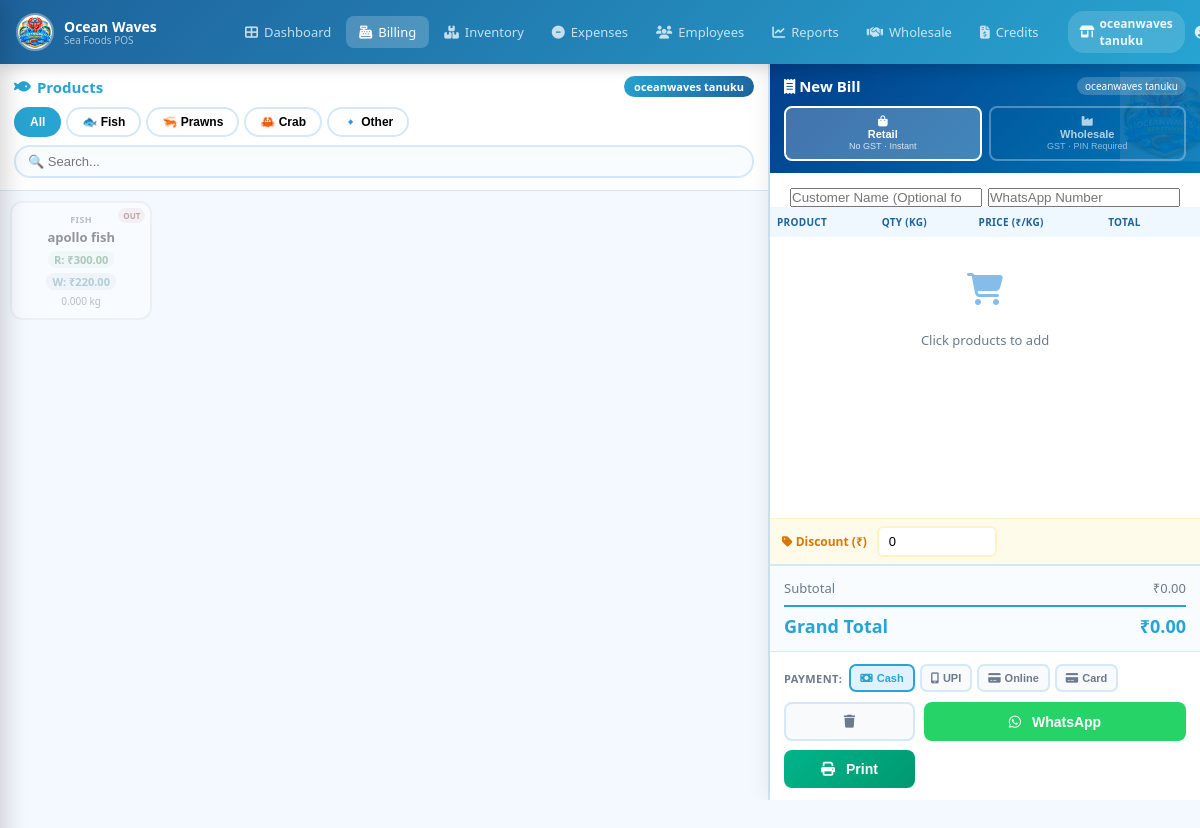
Page /billing/ (signed in) on the committed database.
### pos/models.py (models this page shows, shortened)
class UserProfile(models.Model):
    ROLE_CHOICES = [
        ('SUPERADMIN', 'Super Admin'),   # sees everything across all stores
        ('SUBADMIN',   'Sub-Admin'),     # restricted admin permissions
        ('OWNER',      'Store Owner'),   # full access within assigned store
        ('STAFF',      'Staff'),         # billing + inventory in assigned store
        ('AREAMANAGER','Area Manager'),   # approves wholesale bills via OTP
        ('WHOLESALE_EXEC', 'Wholesale Executive'), # manage 4-5 stores, stock + wholesale approval
    ]
    user      = models.OneToOneField(User, on_delete=models.CASCADE, related_name='profile')
    role      = models.CharField(max_length=20, choices=ROLE_CHOICES, default='STAFF')
    store     = models.ForeignKey(Store, on_delete=models.SET_NULL, null=True, blank=True,
                                  related_name='staff')
    phone          = models.CharField(max_length=20, blank=True, help_text='Contact phone number')
    approval_pin   = models.CharField(max_length=128, blank=True, help_text='Hashed 4-6 digit approval PIN for wholesale approvals')
    is_active = models.BooleanField(default=True)
    permissions = models.JSONField(default=dict, blank=True, help_text='Restricted permissions for SUBADMIN')
    expires_at  = models.DateTimeField(null=True, blank=True, help_text='For temporary roles, access expires after this date')
    @property
    def is_superadmin(self):
        return self.role == 'SUPERADMIN'
    @property
    def has_expired(self):
        if self.expires_at and timezone.now() > self.expires_at:
            return True
        return False

class Store(models.Model):
    name             = models.CharField(max_length=200)
    address          = models.TextField(blank=True)
    phone            = models.CharField(max_length=20, blank=True)
    whatsapp_number  = models.CharField(max_length=20, blank=True, help_text='Store WhatsApp number for sending bills (e.g. 919876543210)')
    email            = models.EmailField(blank=True)
    gstin            = models.CharField(max_length=20, blank=True, verbose_name="GSTIN")
    is_active        = models.BooleanField(default=True)
    created_at       = models.DateTimeField(auto_now_add=True)
    class Meta:
        ordering = ['name']

class Product(models.Model):
    CATEGORY_CHOICES = [
        ('FISH',   'Fish'),
        ('PRAWNS', 'Prawns'),
        ('CRAB',   'Crab'),
        ('OTHER',  'Other'),
    ]
    store            = models.ForeignKey(Store, on_delete=models.CASCADE, related_name='products')
    name             = models.CharField(max_length=200)
    barcode          = models.CharField(max_length=100, blank=True, help_text='Barcode number')
    category         = models.CharField(max_length=20, choices=CATEGORY_CHOICES, default='FISH')
    retail_price     = models.DecimalField(max_digits=10, decimal_places=2,
                                           help_text="Selling price for RETAIL (per kg)")
    wholesale_price  = models.DecimalField(max_digits=10, decimal_places=2,
                                           help_text="Selling price for WHOLESALE (per kg)")
    cost_price       = models.DecimalField(max_digits=10, decimal_places=2,
                                           help_text="Purchase / cost price (per kg)")
    stock_quantity   = models.DecimalField(max_digits=10, decimal_places=3, default=0)
    low_stock_alert  = models.DecimalField(max_digits=10, decimal_places=3, default=5,
                                           help_text="Alert threshold in kg")
    is_active        = models.BooleanField(default=True)
    created_at       = models.DateTimeField(auto_now_add=True)
    updated_at       = models.DateTimeField(auto_now=True)
    @property
    def is_low_stock(self):
        return 0 < self.stock_quantity <= self.low_stock_alert
    @property
    def is_out_of_stock(self):
        return self.stock_quantity <= 0
    class Meta:
        ordering = ['category', 'name']

### pos/views.py (the view)
# urls.py: path('billing/',                      views.billing,    name='billing'),
@login_required
@require_profile
def billing(request):
    profile = get_profile(request.user)
    store   = profile.store
    if not store:
        messages.error(request, 'Not assigned to a store.')
        return redirect('dashboard')
    products = Product.objects.filter(store=store, is_active=True).order_by('category', 'name')
    from .models import WholesaleCustomer
    w_customers = WholesaleCustomer.objects.all()
    return render(request, 'pos/billing.html', {
        'products': products,
        'store': store,
        'profile': profile,
        'wholesale_customers': w_customers
    })

### pos/models.py (called while the page is built)
    @property
    def has_unpaid_credit(self):
        return self.credit_records.filter(is_paid=False).exists()

### pos/views.py (called while the page is built)
def get_profile(user):
    try:
        return user.profile
    except UserProfile.DoesNotExist:
        if user.is_superuser:
            return UserProfile.objects.create(user=user, role='SUPERADMIN')
        return None

def require_profile(view_fn):
    from functools import wraps
    @wraps(view_fn)
    def inner(request, *args, **kwargs):
        p = get_profile(request.user)
        if not p:
            from django.contrib.auth import logout
            logout(request)
            messages.error(request, 'Your account has no role assigned. Contact admin.')
            return redirect('login')
        if p.has_expired:
            from django.contrib.auth import logout
            request.session.flush()
            logout(request)
            messages.error(request, 'Your temporary access role has expired.')
            return redirect('login')
        return view_fn(request, *args, **kwargs)
    return inner

### pos/templates/pos/billing.html (shortened to what this page needs)
{% extends 'pos/base.html' %}
{% load static %}
{% block extra_css %}<link rel="stylesheet" href="{% static 'pos/css/billing.css' %}">{% endblock %}
{% block content %}
<div class="billing-layout">
  <div class="prod-panel" id="billingProdPanel">
    <div class="prod-panel-hdr">
      <div class="pph-top">
        <h2><i class="fas fa-fish"></i> Products</h2>
        <span class="store-tag">{{ store.name }}</span>
      </div>
      <div class="cat-filters">
        <button class="cf active" data-cat="ALL">All</button>
        <button class="cf" data-cat="FISH">🐟 Fish</button>
        <button class="cf" data-cat="PRAWNS">🦐 Prawns</button>
        <button class="cf" data-cat="CRAB">🦀 Crab</button>
        <button class="cf" data-cat="OTHER">🔹 Other</button>
      </div>
      <input type="text" id="prodSearch" class="prod-search" placeholder="🔍 Search..." oninput="filterProds()">
    </div>
    <div class="prod-grid" id="prodGrid">
      {% for p in products %}
      <div class="prod-tile {% if p.is_out_of_stock %}oos{% elif p.is_low_stock %}low{% endif %}"
           data-id="{{ p.id }}" data-name="{{ p.name|escapejs }}"
           data-retail="{{ p.retail_price }}" data-ws="{{ p.wholesale_price }}"
           data-stock="{{ p.stock_quantity }}" data-cat="{{ p.category }}"
           onclick="addToCart(this)">
        <div class="pt-cat">{{ p.get_category_display }}</div>
        <div class="pt-name">{{ p.name }}</div>
        <div class="pt-prices">
          <span class="pt-retail">R: ₹{{ p.retail_price }}</span>
          <span class="pt-ws">W: ₹{{ p.wholesale_price }}</span>
        </div>
        <div class="pt-stock {% if p.is_low_stock %}low{% endif %}">{{ p.stock_quantity }} kg</div>
        {% if p.is_out_of_stock %}<div class="pt-badge oos-badge">Out</div>
        {% elif p.is_low_stock %}<div class="pt-badge low-badge">Low</div>{% endif %}
      </div>
      {% empty %}
      <div class="no-prods"><i class="fas fa-fish"></i>
        <p>No products.<br><a href="{% url 'inventory' %}">Add products →</a></p></div>
      {% endfor %}
    </div>
  </div>
  <div class="bill-panel" id="billingBillPanel">
    <div class="bill-hdr">
      <div class="wm-logo"><img src="{% static 'pos/images/logo.jpg' %}" alt=""></div>
      <div class="bh-top">
        <h2><i class="fas fa-receipt"></i> New Bill</h2>
        <span class="store-tag-sm">{{ store.name }}</span>
      </div>
      <div class="bill-type-btns">
        <button class="btb active" id="btnRetail" onclick="setBillType('RETAIL')">
          <i class="fas fa-shopping-bag"></i> Retail
          <small>No GST · Instant</small>
        </button>
        <button class="btb" id="btnWS" onclick="setBillType('WHOLESALE')">
          <i class="fas fa-industry"></i> Wholesale
          <small>GST · PIN Required</small>
        </button>
      </div>
    </div>
    <div class="customer-info-box" style="padding: 15px 20px 0;">
      <div class="wf-grid">
        <input type="text" id="custName" list="wsCustomers" placeholder="Customer Name (Optional for Retail)" oninput="fillCustomerData()">
        <input type="text" id="custPhone" placeholder="WhatsApp Number">
      </div>
    </div>
    <div class="cart-wrap">
      <table class="cart-tbl">
        <thead><tr><th>Product</th><th>Qty (kg)</th><th>Price (₹/kg)</th><th>Total</th><th></th></tr></thead>
        <tbody id="cartBody">
        </tbody>
      </table>
    </div>
    <div class="discount-row">
      <label><i class="fas fa-tag"></i> Discount (₹)</label>
      <input type="number" id="discountAmt" min="0" step="0.01" value="0" oninput="recalc()">
    </div>
    <div class="bill-totals">
      <div class="bt-row"><span>Subtotal</span><span id="subtotalVal">₹0.00</span></div>
      <div class="bt-row grand"><span>Grand Total</span><span id="grandVal">₹0.00</span></div>
    </div>
    <div class="bill-footer">
      <div class="pay-mode">
        <span>Payment:</span>
        <button class="pm active" data-m="CASH"   onclick="setPayment('CASH',this)"><i class="fas fa-money-bill"></i> Cash</button>
        <button class="pm"        data-m="UPI"    onclick="setPayment('UPI',this)"><i class="fas fa-mobile-alt"></i> UPI</button>
        <button class="pm"        data-m="ONLINE" onclick="setPayment('ONLINE',this)"><i class="fas fa-credit-card"></i> Online</button>
        <button class="pm"        data-m="CARD"   onclick="setPayment('CARD',this)"><i class="fas fa-credit-card"></i> Card</button>
      </div>
      <div class="bill-btns">
        <button class="btn-clear" onclick="clearCart()"><i class="fas fa-trash"></i></button>
        <button class="btn-save" style="background:#25D366; color:white; border-color:#25D366;" onclick="saveBill('whatsapp')"><i class="fab fa-whatsapp"></i> &nbsp;WhatsApp</button>
        <button class="btn-save" onclick="saveBill('print')"><i class="fas fa-print"></i> &nbsp;Print</button>
      </div>
    </div>
  </div>
</div>
{% endblock %}

### pos/templates/pos/base.html (shortened to what this page needs)
{% load static %}
<!DOCTYPE html>
<html lang="en">
<head>
<link rel="stylesheet" href="{% static 'pos/css/style.css' %}">
<link rel="stylesheet" href="https://cdnjs.cloudflare.com/ajax/libs/font-awesome/6.5.0/css/all.min.css">
{% block extra_css %}{% endblock %}
</head>
<body>
{% if user.is_authenticated %}
{% with profile=request.user.profile %}
<nav class="navbar">
  <div class="nav-brand">
    <img src="{% static 'pos/images/logo.jpg' %}" alt="Logo" class="nav-logo">
    <div class="nav-brand-text">
      <span class="nav-title">Ocean Waves</span>
      <span class="nav-sub">Sea Foods POS</span>
    </div>
  </div>
  <div class="nav-links">
    <a href="{% url 'dashboard' %}" class="nav-link {% if request.resolver_match.url_name == 'dashboard' %}active{% endif %}">
      <i class="fas fa-th-large"></i> Dashboard
    </a>
    {% if profile.role != 'SUPERADMIN' %}
    <a href="{% url 'billing' %}" class="nav-link {% if 'billing' in request.resolver_match.url_name %}active{% endif %}">
      <i class="fas fa-cash-register"></i> Billing
    </a>
    <a href="{% url 'inventory' %}" class="nav-link {% if 'inventory' in request.resolver_match.url_name or 'stock' in request.resolver_match.url_name %}active{% endif %}">
      <i class="fas fa-boxes"></i> Inventory
    </a>
    {% endif %}
    {% if profile.role in 'OWNER,SUPERADMIN' or profile.is_owner %}
    <a href="{% url 'expenses_page' %}" class="nav-link {% if 'expense' in request.resolver_match.url_name %}active{% endif %}">
      <i class="fas fa-minus-circle"></i> Expenses
    </a>
    <a href="{% url 'employee_list' %}" class="nav-link {% if 'employee' in request.resolver_match.url_name %}active{% endif %}">
      <i class="fas fa-users"></i> Employees
    </a>
    <a href="{% url 'reports' %}" class="nav-link {% if 'report' in request.resolver_match.url_name %}active{% endif %}">
      <i class="fas fa-chart-line"></i> Reports
    </a>
    {% endif %}
    <a href="{% url 'wholesale_customers' %}" class="nav-link {% if 'wholesale_customer' in request.resolver_match.url_name %}active{% endif %}">
      <i class="fas fa-handshake"></i> Wholesale
    </a>
    <a href="{% url 'credits_list' %}" class="nav-link {% if 'credit' in request.resolver_match.url_name %}active{% endif %}">
      <i class="fas fa-file-invoice-dollar"></i> Credits
    </a>
  </div>
  <div class="nav-right">
    {% if profile.store %}
    <div class="store-badge">
      <i class="fas fa-store-alt"></i> {{ profile.store.name }}
    </div>
    {% endif %}
    <div class="nav-user-info">
      <i class="fas fa-user-circle"></i>
    </div>
  </div>
</nav>
{% endwith %}
{% endif %}
<div class="page-wrap {% if not user.is_authenticated %}no-nav{% endif %}">
  {% block content %}{% endblock %}
</div>
</body>
</html>

### pos/static/pos/css/style.css (style rules this page uses)
:root { --primary: #27A4D1; --primary-d: #1E629B; --primary-l: #84BDEC; --secondary: #00B48A; --accent: #F77F00; --bg: #f4f9ff; --card: #ffffff; --text: #1a1a2e; --muted: #6b7a8d; --border: #d4e8f7; --success: #16a34a; --danger: #dc2626; --warning: #ea580c; --purple: #7c3aed; --nav-h: 64px; --shadow: 0 4px 20px rgba(0,119,182,.10); --shadow-md: 0 8px 32px rgba(0,119,182,.15); --radius: 12px; --radius-sm: 8px; }
* { margin:0;padding:0;box-sizing:border-box; }
body { font-family:'Segoe UI',Tahoma,sans-serif;background:var(--bg);color:var(--text);min-height:100vh; }
a { text-decoration:none;color:inherit; }
button, a, input, select, .btn-icon-sm, .nav-link, .pill { transition: all 0.2s cubic-bezier(0.4, 0, 0.2, 1); }
.navbar { position:fixed;top:0;left:0;right:0;height:var(--nav-h);background:linear-gradient(135deg,var(--primary-d),var(--primary));display:flex;align-items:center;padding:0 16px;z-index:1000;box-shadow:0 2px 16px rgba(0,0,0,.2);gap:16px; }
.nav-brand { display:flex;align-items:center;gap:10px;min-width:200px; }
.nav-logo { width:38px;height:38px;border-radius:50%;border:2px solid rgba(255,255,255,.35);object-fit:contain; }
.nav-brand-text { display:flex;flex-direction:column; }
.nav-title { color:white;font-weight:700;font-size:14px;line-height:1.2; }
.nav-sub { color:rgba(255,255,255,.6);font-size:10px;line-height:1; }
.nav-links { display:flex;align-items:center;gap:2px;flex:1; }
.nav-link { color:rgba(255,255,255,.75);padding:7px 13px;border-radius:8px;font-size:13px;font-weight:500;display:flex;align-items:center;gap:6px;transition:.2s; }
.nav-link:hover,.nav-link.active { background:rgba(255,255,255,.2);color:white; }
.nav-right { display:flex;align-items:center;gap:10px;margin-left:auto; }
.store-badge { background:rgba(255,255,255,.15);color:rgba(255,255,255,.9);padding:4px 12px;border-radius:16px;font-size:12px;font-weight:600;display:flex;align-items:center;gap:5px; }
.nav-user-info { display:flex;align-items:center;gap:7px;color:rgba(255,255,255,.85);font-size:13px; }
.page-wrap { margin-top:var(--nav-h);min-height:calc(100vh - var(--nav-h)); }
.cf { padding:6px 14px;border:2px solid var(--border);border-radius:16px;background:white;font-size:12px;font-weight:600;cursor:pointer;transition:.2s; }
.cf.active,.cf:hover { border-color:var(--primary);background:var(--primary);color:white; }

### rows in the picture
UserProfile: store.name "oceanwaves tanuku"
Store: name "oceanwaves tanuku"
Product: category "FISH", name "apollo fish", retail_price "300.00", wholesale_price "220.00", stock_quantity "0.000", shows "OUT"
